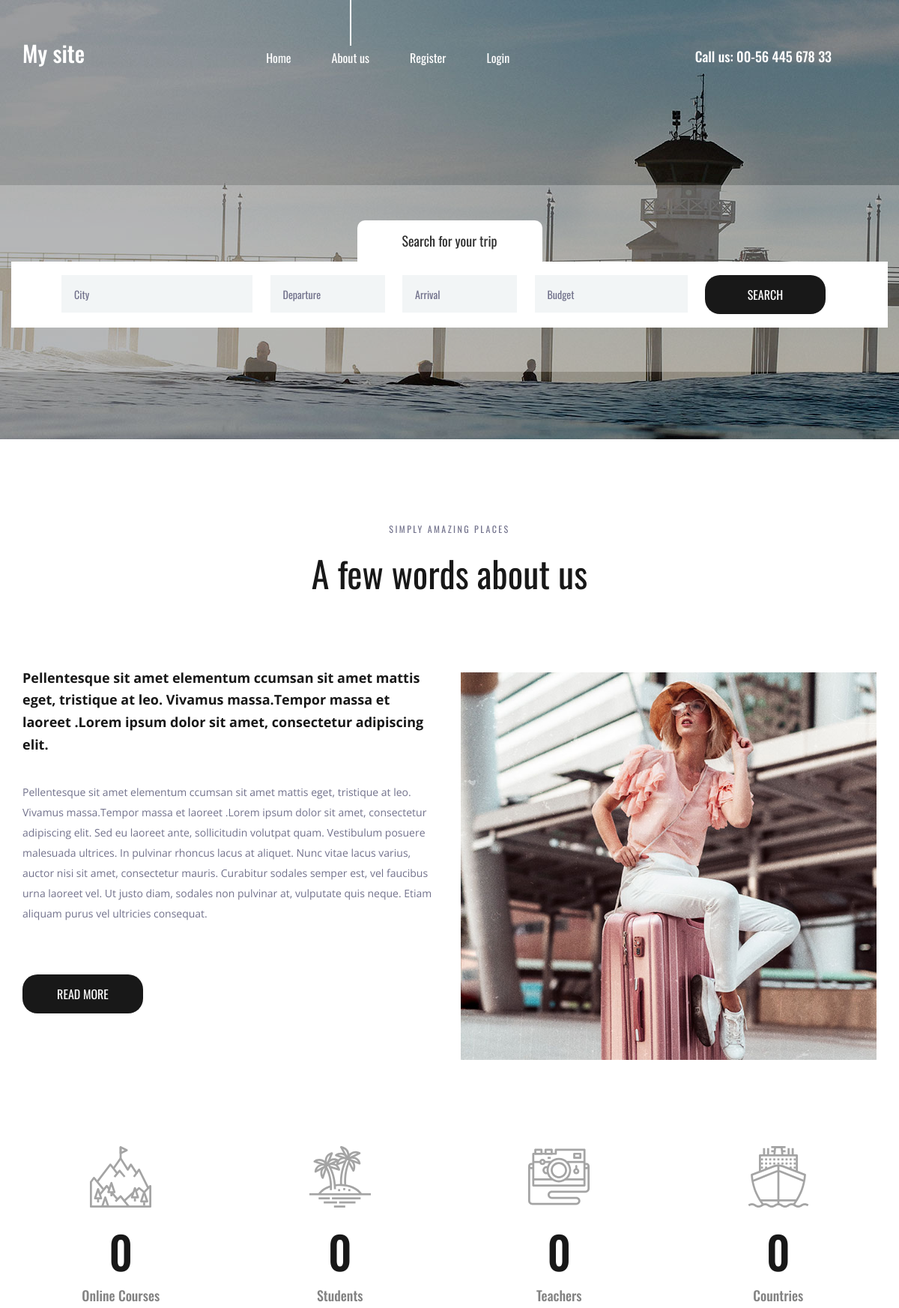
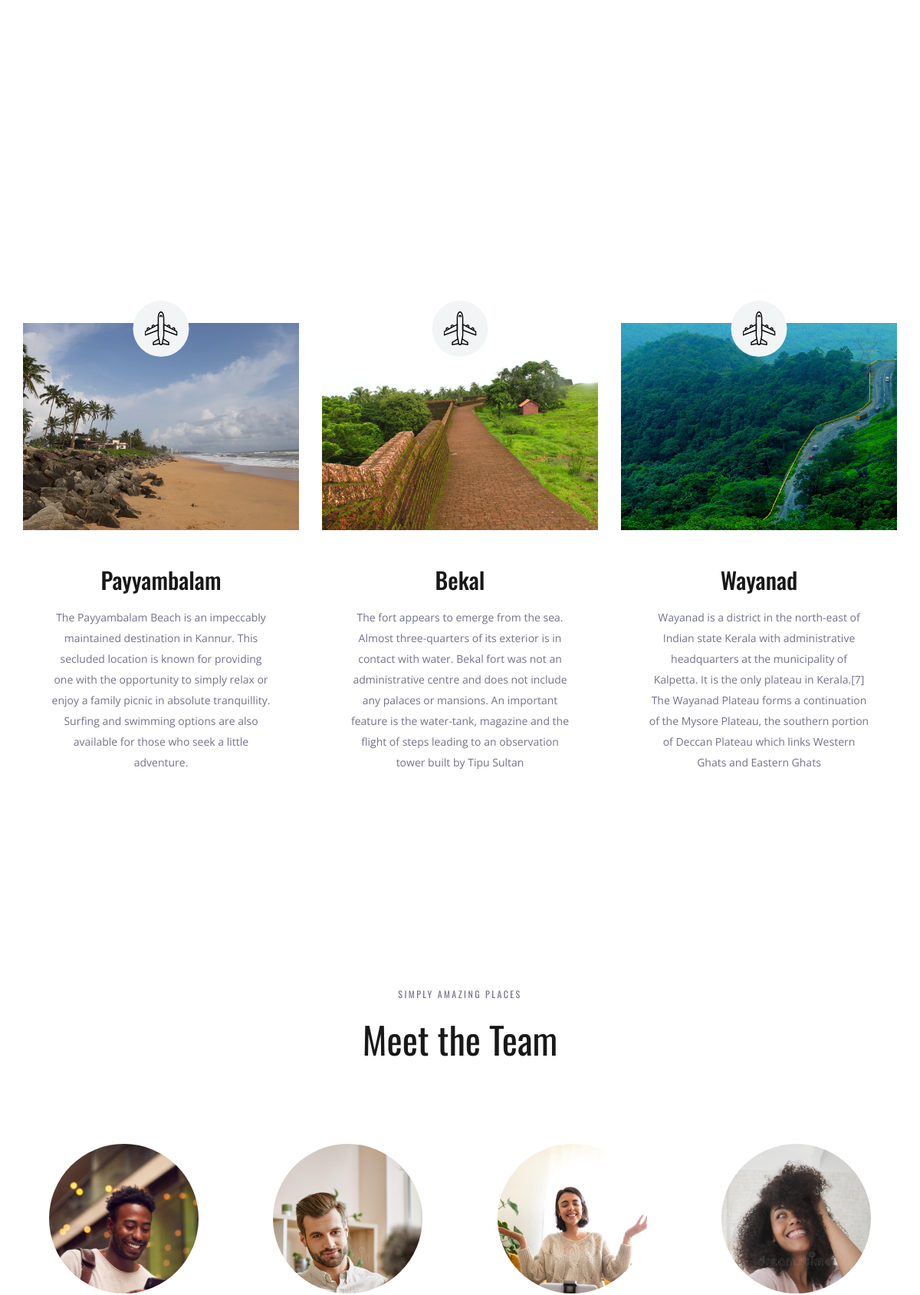
The page / (upper part) on the database its author committed (2 pictures, top to bottom).
### travelapp/models.py (models this page shows, shortened)
class Place(models.Model):
    name=models.CharField(max_length=250)
    img=models.ImageField(upload_to='pics')
    desc=models.TextField()

class Team(models.Model):
    name = models.CharField(max_length=250)
    img = models.ImageField(upload_to='pics')
    desc = models.TextField()

### travelapp/views.py (the view)
# urls.py: path('',views.demo,name='demo'),
def demo(request):
    obj=Place.objects.all()
    tobj=Team.objects.all()
    return render(request,"index.html",{'result': obj , 'res': tobj})

### templates/index.html (shortened to what this page needs)
{% load static %}
<!DOCTYPE html>
<html lang="en">
<head>
<link rel="stylesheet" type="text/css" href="{% static 'styles/bootstrap4/bootstrap.min.css' %}">
<link href="{% static 'plugins/font-awesome-4.7.0/css/font-awesome.min.css' %}" rel="stylesheet" type="text/css">
<link rel="stylesheet" type="text/css" href="{% static 'plugins/OwlCarousel2-2.2.1/owl.carousel.css' %}">
<link rel="stylesheet" type="text/css" href="{% static 'plugins/OwlCarousel2-2.2.1/owl.theme.default.css' %}">
<link rel="stylesheet" type="text/css" href="{% static 'plugins/OwlCarousel2-2.2.1/animate.css' %}">
<link rel="stylesheet" type="text/css" href="{% static 'styles/about.css' %}">
<link rel="stylesheet" type="text/css" href="{% static 'styles/about_responsive.css' %}">
</head>
<body>
<div class="super_container">
	<header class="header">
		<div class="container">
			<div class="row">
				<div class="col">
					<div class="header_content d-flex flex-row align-items-center justify-content-start">
						<div class="header_content_inner d-flex flex-row align-items-end justify-content-start">
							<div class="logo"><a href="index.html">My site</a></div>
							<nav class="main_nav">
								<ul class="d-flex flex-row align-items-start justify-content-start">
									<li><a href="index.html">Home</a></li>
									<li class="active"><a href="about.html">About us</a></li>
									{% if user.is_authenticated %}
									<li>Hello{{user.username}}</li>
									<li><a href="credentials/logout">Logout</a></li>
									{% else %}
									<li><a href="credentials/register">Register</a></li>
									<li><a href="credentials/login">Login</a></li>
									{% endif %}
								</ul>
							</nav>
							<div class="header_phone ml-auto">Call us: 00-56 445 678 33</div>
						</div>
					</div>
				</div>
			</div>
		</div>
	</header>
	<div class="home">
		<div class="background_image" style="background-image:url({% static 'images/about.jpg' %})"></div>
	</div>
	<div class="home_search">
		<div class="container">
			<div class="row">
				<div class="col">
					<div class="home_search_container">
						<div class="home_search_title">Search for your trip</div>
						<div class="home_search_content">
							<form action="#" class="home_search_form" id="home_search_form">
								<div class="d-flex flex-lg-row flex-column align-items-start justify-content-lg-between justify-content-start">
									<input type="text" class="search_input search_input_1" placeholder="City" required="required">
									<input type="text" class="search_input search_input_2" placeholder="Departure" required="required">
									<input type="text" class="search_input search_input_3" placeholder="Arrival" required="required">
									<input type="text" class="search_input search_input_4" placeholder="Budget" required="required">
									<button class="home_search_button">search</button>
								</div>
							</form>
						</div>
					</div>
				</div>
			</div>
		</div>
	</div>
	<div class="about">
		<div class="container">
			<div class="row">
				<div class="col text-center">
					<div class="section_subtitle">simply amazing places</div>
					<div class="section_title"><h2>A few words about us</h2></div>
				</div>
			</div>
			<div class="row about_row">
				<div class="col-lg-6">
					<div class="about_content">
						<div class="text_highlight">Pellentesque sit amet elementum ccumsan sit amet mattis eget, tristique at leo. Vivamus massa.Tempor massa et laoreet .Lorem ipsum dolor sit amet, consectetur adipiscing elit.</div>
						<div class="about_text">
							<p>Pellentesque sit amet elementum ccumsan sit amet mattis eget, tristique at leo. Vivamus massa.Tempor massa et laoreet .Lorem ipsum dolor sit amet, consectetur adipiscing elit. Sed eu laoreet ante, sollicitudin volutpat quam. Vestibulum posuere malesuada ultrices. In pulvinar rhoncus lacus at aliquet. Nunc vitae lacus varius, auctor nisi sit amet, consectetur mauris. Curabitur sodales semper est, vel faucibus urna laoreet vel. Ut justo diam, sodales non pulvinar at, vulputate quis neque. Etiam aliquam purus vel ultricies consequat.</p>
						</div>
						<div class="button about_button"><a href="#">read more</a></div>
					</div>
				</div>
				<div class="col-lg-6">
					<div class="about_image"><img src="{% static 'images/about_1.jpg' %}" alt=""></div>
				</div>
			</div>
		</div>
	</div>
	<div class="milestones">
		<div class="container">
			<div class="row">
				<div class="col-lg-3 milestone_col">
					<div class="milestone text-center">
						<div class="milestone_icon"><img src="{% static 'images/mountain.svg' %}" alt=""></div>
						<div class="milestone_counter" data-end-value="17">0</div>
						<div class="milestone_text">Online Courses</div>
					</div>
				</div>
				<div class="col-lg-3 milestone_col">
					<div class="milestone text-center">
						<div class="milestone_icon"><img src="{% static 'images/island.svg' %}" alt=""></div>
						<div class="milestone_counter" data-end-value="213">0</div>
						<div class="milestone_text">Students</div>
					</div>
				</div>
				<div class="col-lg-3 milestone_col">
					<div class="milestone text-center">
						<div class="milestone_icon"><img src="{% static 'images/camera.svg' %}" alt=""></div>
						<div class="milestone_counter" data-end-value="11923">0</div>
						<div class="milestone_text">Teachers</div>
					</div>
				</div>
				<div class="col-lg-3 milestone_col">
					<div class="milestone text-center">
						<div class="milestone_icon"><img src="{% static 'images/boat.svg' %}" alt=""></div>
						<div class="milestone_counter" data-end-value="15">0</div>
						<div class="milestone_text">Countries</div>
					</div>
				</div>
			</div>
		</div>
	</div>
	<div class="why">
		<div class="parallax_background parallax-window" data-parallax="scroll" data-image-src="{% static 'images/why.jpg' %}" data-speed="0.8"></div>
		<div class="container">
			<div class="row">
				<div class="col text-center">
					<div class="section_subtitle">simply amazing places</div>
					<div class="section_title"><h2>Why choose us?</h2></div>
				</div>
			</div>
			<div class="row why_row">
				{% for i in result %}
				<div class="col-lg-4 why_col">
					<div class="why_item">
						<div class="why_image">
							<img src="{{i.img.url}}" alt="">
							<div class="why_icon d-flex flex-column align-items-center justify-content-center">
								<img src="{% static 'images/why_1.svg' %}" alt="">
							</div>
						</div>
						<div class="why_content text-center">
							<div class="why_title">{{i.name}}</div>
							<div class="why_text">
								<p>{{i.desc}}</p>
							</div>
						</div>
					</div>
				</div>
				{% endfor %}
			</div>
		</div>
	</div>
	<div class="team">
		<div class="container">
			<div class="row">
				<div class="col text-center">
					<div class="section_subtitle">simply amazing places</div>
					<div class="section_title"><h2>Meet the Team</h2></div>
				</div>
			</div>
			<div class="row team_row">
				{% for i in res %}
				<div class="col-xl-3 col-md-6 team_col">
					<div class="team_item d-flex flex-column align-items-center justify-content-start text-center">
						<div class="team_image"><img src="{{i.img.url}}" alt=""></div>
					</div>
				</div>
				{% endfor %}
			</div>
		</div>
	</div>
</div>
</body>
</html>

### rows shown on the page
Place: img (picture), name "Payyambalam", desc "The Payyambalam Beach is an impeccably maintained destination in Kannur. This secluded location is known for providing one with the opportunity to simply relax or enjoy a family picnic in absolute tranquillity. Surfing and swimming options are also available for those who seek a little adventure."
Place: img (picture), name "Bekal", desc "The fort appears to emerge from the sea. Almost three-quarters of its exterior is in contact with water. Bekal fort was not an administrative centre and does not include any palaces or mansions. An important feature is the water-tank, magazine and the flight of steps leading to an observation tower built by Tipu Sultan"
Place: img (picture), name "Wayanad", desc "Wayanad is a district in the north-east of Indian state Kerala with administrative headquarters at the municipality of Kalpetta. It is the only plateau in Kerala.[7] The Wayanad Plateau forms a continuation of the Mysore Plateau, the southern portion of Deccan Plateau which links Western Ghats and Eastern Ghats"
Team: img (picture)
Team: img (picture)
Team: img (picture)
Team: img (picture)
